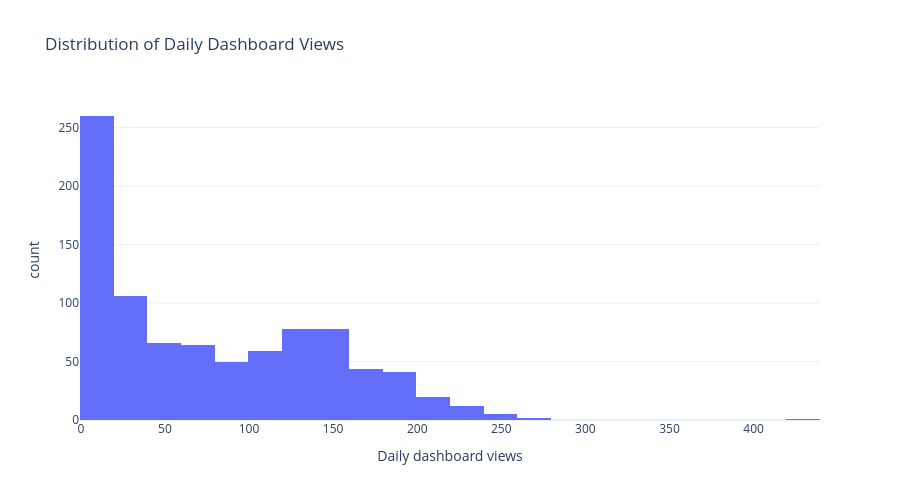

The cell this chart's notebook holds for it:
### Code cell
fig = px.histogram(
    daily_views,
    x="views",
    nbins=40,
    title="Distribution of Daily Dashboard Views",
    labels={
        "views": "Daily dashboard views"
    },
)

fig.update_layout(
    template="plotly_white",
    height=500,
)

fig.show()


fig.write_image(FIGURES_DIR / "daily_views_distribution.png", width=1000, height=600, scale=1)

daily_views["views"].describe()

### Figure 1 — Plotly figure (JSON) as saved in the notebook; plotly's stock layout.template omitted (floating-point values rounded to 4 significant figures; data arrays with more than 128 entries replaced by an {"elided": "..."} marker saying what was removed)
{"data": [{"bingroup": "x", "hovertemplate": "Daily dashboard views=%{x}<br>count=%{y}<extra></extra>", "legendgroup": "", "marker": {"color": "#636efa", "pattern": {"shape": ""}}, "name": "", "nbinsx": 40, "orientation": "v", "showlegend": false, "type": "histogram", "x": {"elided": "886 int values"}, "xaxis": "x", "yaxis": "y"}], "layout": {"barmode": "relative", "height": 500, "legend": {"tracegroupgap": 0}, "title": {"text": "Distribution of Daily Dashboard Views"}, "xaxis": {"anchor": "y", "domain": [0, 1], "title": {"text": "Daily dashboard views"}}, "yaxis": {"anchor": "x", "domain": [0, 1], "title": {"text": "count"}}}}
